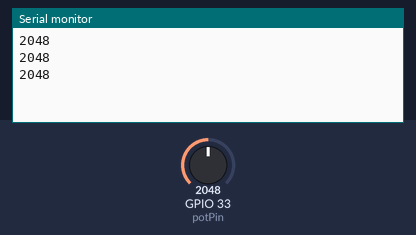
The sketch below on a simulated ESP32. Parts: the last lines printed to the serial monitor. The test bench sets the inputs (shaded band); at power-on: GPIO 33 (potPin) = 2048.

Above: at 1.3 s.
1.4 s: GPIO 33 (potPin) set to 2866
At 1.9 s:
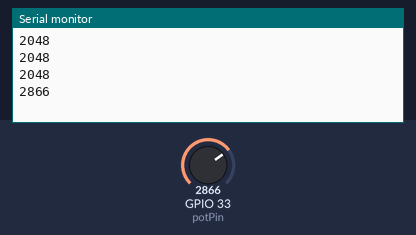
2.9 s: GPIO 33 (potPin) set to 3603
At 3.4 s:
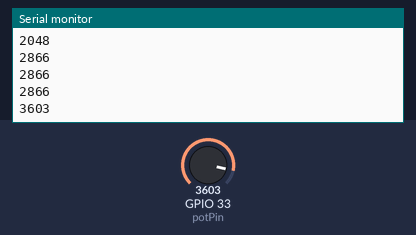
Timing chart, 0 to 5.9 s (numbered marks = the images above; inputs shaded):
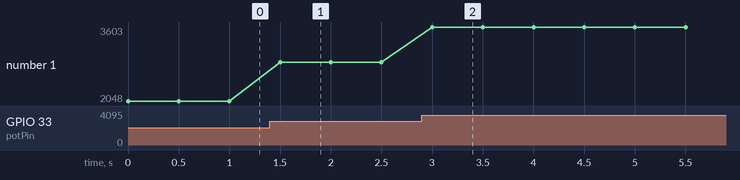

Measured:
- after the input at 1.4 s, the serial monitor: prints a new line after 0.10 s (image 1)
- after the input at 2.9 s, the serial monitor: prints a new line after 0.10 s (image 2)
- plotted number 1: 2048 → 2866 after the input at 1.4 s, 2866 → 3603 after the input at 2.9 s

The sketch:

test_lightsensor.ino
```cpp
const int potPin = 33;
int light = 0;

void setup() {
  // put your setup code here, to run once:
  Serial.begin(9600);
  pinMode(potPin, INPUT);
}

void loop() {
  // put your main code here, to run repeatedly:
  light = analogRead(potPin);
  Serial.println(light);
  delay(500);
}
```
